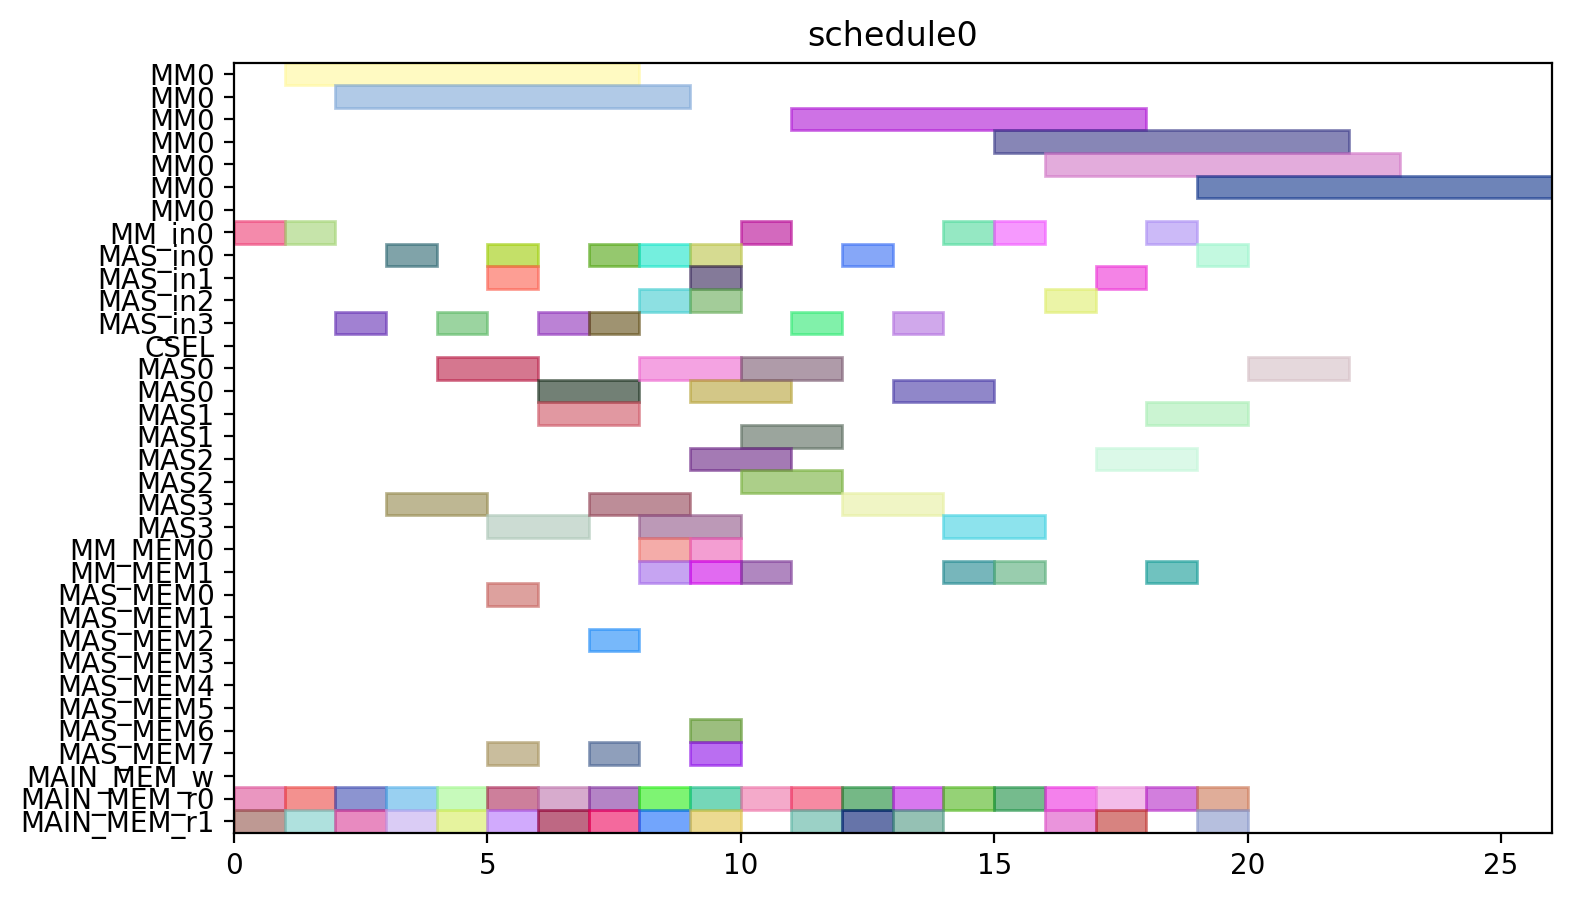

Write the Python code that produced this figure.
from pyschedule import Scenario, solvers, plotters, alt


def solve():
	horizon = 120
	S = Scenario("schedule0", horizon=horizon)

	# resource
	MM = S.Resources('MM', num=1, size=7)
	MM_in = S.Resources('MM_in', num=1)
	MAS_in = S.Resources('MAS_in', num=4)
	CSEL = S.Resource('CSEL')
	MAS = S.Resources('MAS', num=4, size=2, periods=range(1, horizon))
	MM_MEM = S.Resources('MM_MEM', num=2)
	MAS_MEM = S.Resources('MAS_MEM', num=8)
	MAIN_MEM_w = S.Resource('MAIN_MEM_w', size=1)
	MAIN_MEM_r = S.Resources('MAIN_MEM_r', num=2)

	# result of previous scheduling

	# new tasks
	c_qinv_denom_inv0 = S.Task('c_qinv_denom_inv0', length=7, delay_cost=1)
	c_qinv_denom_inv0 += alt(MM)
	c_qinv_denom_inv0_in = S.Task('c_qinv_denom_inv0_in', length=1, delay_cost=1)
	c_qinv_denom_inv0_in += alt(MM_in)
	S += c_qinv_denom_inv0_in*MM_in[0]<=c_qinv_denom_inv0*MM[0]
	c_qinv_denom_inv0_mem0 = S.Task('c_qinv_denom_inv0_mem0', length=1, delay_cost=1)
	c_qinv_denom_inv0_mem0 += MAIN_MEM_r[0]
	S += c_qinv_denom_inv0_mem0 <= c_qinv_denom_inv0

	c_qinv_denom_inv0_mem1 = S.Task('c_qinv_denom_inv0_mem1', length=1, delay_cost=1)
	c_qinv_denom_inv0_mem1 += MAIN_MEM_r[1]
	S += c_qinv_denom_inv0_mem1 <= c_qinv_denom_inv0

	c_qinv_denom_inv1_ = S.Task('c_qinv_denom_inv1_', length=7, delay_cost=1)
	c_qinv_denom_inv1_ += alt(MM)
	c_qinv_denom_inv1__in = S.Task('c_qinv_denom_inv1__in', length=1, delay_cost=1)
	c_qinv_denom_inv1__in += alt(MM_in)
	S += c_qinv_denom_inv1__in*MM_in[0]<=c_qinv_denom_inv1_*MM[0]
	c_qinv_denom_inv1__mem0 = S.Task('c_qinv_denom_inv1__mem0', length=1, delay_cost=1)
	c_qinv_denom_inv1__mem0 += MAIN_MEM_r[0]
	S += c_qinv_denom_inv1__mem0 <= c_qinv_denom_inv1_

	c_qinv_denom_inv1__mem1 = S.Task('c_qinv_denom_inv1__mem1', length=1, delay_cost=1)
	c_qinv_denom_inv1__mem1 += MAIN_MEM_r[1]
	S += c_qinv_denom_inv1__mem1 <= c_qinv_denom_inv1_

	c_qinv0_t2 = S.Task('c_qinv0_t2', length=2, delay_cost=1)
	c_qinv0_t2 += alt(MAS)
	c_qinv0_t2_in = S.Task('c_qinv0_t2_in', length=1, delay_cost=1)
	c_qinv0_t2_in += alt(MAS_in)
	S += c_qinv0_t2_in*MAS_in[0]<=c_qinv0_t2*MAS[0]

	S += c_qinv0_t2_in*MAS_in[1]<=c_qinv0_t2*MAS[1]

	S += c_qinv0_t2_in*MAS_in[2]<=c_qinv0_t2*MAS[2]

	S += c_qinv0_t2_in*MAS_in[3]<=c_qinv0_t2*MAS[3]

	c_qinv0_t2_mem0 = S.Task('c_qinv0_t2_mem0', length=1, delay_cost=1)
	c_qinv0_t2_mem0 += MAIN_MEM_r[0]
	S += c_qinv0_t2_mem0 <= c_qinv0_t2

	c_qinv0_t2_mem1 = S.Task('c_qinv0_t2_mem1', length=1, delay_cost=1)
	c_qinv0_t2_mem1 += MAIN_MEM_r[1]
	S += c_qinv0_t2_mem1 <= c_qinv0_t2

	c_qinv1__t2 = S.Task('c_qinv1__t2', length=2, delay_cost=1)
	c_qinv1__t2 += alt(MAS)
	c_qinv1__t2_in = S.Task('c_qinv1__t2_in', length=1, delay_cost=1)
	c_qinv1__t2_in += alt(MAS_in)
	S += c_qinv1__t2_in*MAS_in[0]<=c_qinv1__t2*MAS[0]

	S += c_qinv1__t2_in*MAS_in[1]<=c_qinv1__t2*MAS[1]

	S += c_qinv1__t2_in*MAS_in[2]<=c_qinv1__t2*MAS[2]

	S += c_qinv1__t2_in*MAS_in[3]<=c_qinv1__t2*MAS[3]

	c_qinv1__t2_mem0 = S.Task('c_qinv1__t2_mem0', length=1, delay_cost=1)
	c_qinv1__t2_mem0 += MAIN_MEM_r[0]
	S += c_qinv1__t2_mem0 <= c_qinv1__t2

	c_qinv1__t2_mem1 = S.Task('c_qinv1__t2_mem1', length=1, delay_cost=1)
	c_qinv1__t2_mem1 += MAIN_MEM_r[1]
	S += c_qinv1__t2_mem1 <= c_qinv1__t2

	c0_t0_t2 = S.Task('c0_t0_t2', length=2, delay_cost=1)
	c0_t0_t2 += alt(MAS)
	c0_t0_t2_in = S.Task('c0_t0_t2_in', length=1, delay_cost=1)
	c0_t0_t2_in += alt(MAS_in)
	S += c0_t0_t2_in*MAS_in[0]<=c0_t0_t2*MAS[0]

	S += c0_t0_t2_in*MAS_in[1]<=c0_t0_t2*MAS[1]

	S += c0_t0_t2_in*MAS_in[2]<=c0_t0_t2*MAS[2]

	S += c0_t0_t2_in*MAS_in[3]<=c0_t0_t2*MAS[3]

	c0_t0_t2_mem0 = S.Task('c0_t0_t2_mem0', length=1, delay_cost=1)
	c0_t0_t2_mem0 += MAIN_MEM_r[0]
	S += c0_t0_t2_mem0 <= c0_t0_t2

	c0_t0_t2_mem1 = S.Task('c0_t0_t2_mem1', length=1, delay_cost=1)
	c0_t0_t2_mem1 += MAIN_MEM_r[1]
	S += c0_t0_t2_mem1 <= c0_t0_t2

	c0_t1_t2 = S.Task('c0_t1_t2', length=2, delay_cost=1)
	c0_t1_t2 += alt(MAS)
	c0_t1_t2_in = S.Task('c0_t1_t2_in', length=1, delay_cost=1)
	c0_t1_t2_in += alt(MAS_in)
	S += c0_t1_t2_in*MAS_in[0]<=c0_t1_t2*MAS[0]

	S += c0_t1_t2_in*MAS_in[1]<=c0_t1_t2*MAS[1]

	S += c0_t1_t2_in*MAS_in[2]<=c0_t1_t2*MAS[2]

	S += c0_t1_t2_in*MAS_in[3]<=c0_t1_t2*MAS[3]

	c0_t1_t2_mem0 = S.Task('c0_t1_t2_mem0', length=1, delay_cost=1)
	c0_t1_t2_mem0 += MAIN_MEM_r[0]
	S += c0_t1_t2_mem0 <= c0_t1_t2

	c0_t1_t2_mem1 = S.Task('c0_t1_t2_mem1', length=1, delay_cost=1)
	c0_t1_t2_mem1 += MAIN_MEM_r[1]
	S += c0_t1_t2_mem1 <= c0_t1_t2

	c0_t20 = S.Task('c0_t20', length=2, delay_cost=1)
	c0_t20 += alt(MAS)
	c0_t20_in = S.Task('c0_t20_in', length=1, delay_cost=1)
	c0_t20_in += alt(MAS_in)
	S += c0_t20_in*MAS_in[0]<=c0_t20*MAS[0]

	S += c0_t20_in*MAS_in[1]<=c0_t20*MAS[1]

	S += c0_t20_in*MAS_in[2]<=c0_t20*MAS[2]

	S += c0_t20_in*MAS_in[3]<=c0_t20*MAS[3]

	c0_t20_mem0 = S.Task('c0_t20_mem0', length=1, delay_cost=1)
	c0_t20_mem0 += MAIN_MEM_r[0]
	S += c0_t20_mem0 <= c0_t20

	c0_t20_mem1 = S.Task('c0_t20_mem1', length=1, delay_cost=1)
	c0_t20_mem1 += MAIN_MEM_r[1]
	S += c0_t20_mem1 <= c0_t20

	c0_t21 = S.Task('c0_t21', length=2, delay_cost=1)
	c0_t21 += alt(MAS)
	c0_t21_in = S.Task('c0_t21_in', length=1, delay_cost=1)
	c0_t21_in += alt(MAS_in)
	S += c0_t21_in*MAS_in[0]<=c0_t21*MAS[0]

	S += c0_t21_in*MAS_in[1]<=c0_t21*MAS[1]

	S += c0_t21_in*MAS_in[2]<=c0_t21*MAS[2]

	S += c0_t21_in*MAS_in[3]<=c0_t21*MAS[3]

	c0_t21_mem0 = S.Task('c0_t21_mem0', length=1, delay_cost=1)
	c0_t21_mem0 += MAIN_MEM_r[0]
	S += c0_t21_mem0 <= c0_t21

	c0_t21_mem1 = S.Task('c0_t21_mem1', length=1, delay_cost=1)
	c0_t21_mem1 += MAIN_MEM_r[1]
	S += c0_t21_mem1 <= c0_t21

	c1_t0_t2 = S.Task('c1_t0_t2', length=2, delay_cost=1)
	c1_t0_t2 += alt(MAS)
	c1_t0_t2_in = S.Task('c1_t0_t2_in', length=1, delay_cost=1)
	c1_t0_t2_in += alt(MAS_in)
	S += c1_t0_t2_in*MAS_in[0]<=c1_t0_t2*MAS[0]

	S += c1_t0_t2_in*MAS_in[1]<=c1_t0_t2*MAS[1]

	S += c1_t0_t2_in*MAS_in[2]<=c1_t0_t2*MAS[2]

	S += c1_t0_t2_in*MAS_in[3]<=c1_t0_t2*MAS[3]

	c1_t0_t2_mem0 = S.Task('c1_t0_t2_mem0', length=1, delay_cost=1)
	c1_t0_t2_mem0 += MAIN_MEM_r[0]
	S += c1_t0_t2_mem0 <= c1_t0_t2

	c1_t0_t2_mem1 = S.Task('c1_t0_t2_mem1', length=1, delay_cost=1)
	c1_t0_t2_mem1 += MAIN_MEM_r[1]
	S += c1_t0_t2_mem1 <= c1_t0_t2

	c1_t1_t2 = S.Task('c1_t1_t2', length=2, delay_cost=1)
	c1_t1_t2 += alt(MAS)
	c1_t1_t2_in = S.Task('c1_t1_t2_in', length=1, delay_cost=1)
	c1_t1_t2_in += alt(MAS_in)
	S += c1_t1_t2_in*MAS_in[0]<=c1_t1_t2*MAS[0]

	S += c1_t1_t2_in*MAS_in[1]<=c1_t1_t2*MAS[1]

	S += c1_t1_t2_in*MAS_in[2]<=c1_t1_t2*MAS[2]

	S += c1_t1_t2_in*MAS_in[3]<=c1_t1_t2*MAS[3]

	c1_t1_t2_mem0 = S.Task('c1_t1_t2_mem0', length=1, delay_cost=1)
	c1_t1_t2_mem0 += MAIN_MEM_r[0]
	S += c1_t1_t2_mem0 <= c1_t1_t2

	c1_t1_t2_mem1 = S.Task('c1_t1_t2_mem1', length=1, delay_cost=1)
	c1_t1_t2_mem1 += MAIN_MEM_r[1]
	S += c1_t1_t2_mem1 <= c1_t1_t2

	c1_t20 = S.Task('c1_t20', length=2, delay_cost=1)
	c1_t20 += alt(MAS)
	c1_t20_in = S.Task('c1_t20_in', length=1, delay_cost=1)
	c1_t20_in += alt(MAS_in)
	S += c1_t20_in*MAS_in[0]<=c1_t20*MAS[0]

	S += c1_t20_in*MAS_in[1]<=c1_t20*MAS[1]

	S += c1_t20_in*MAS_in[2]<=c1_t20*MAS[2]

	S += c1_t20_in*MAS_in[3]<=c1_t20*MAS[3]

	c1_t20_mem0 = S.Task('c1_t20_mem0', length=1, delay_cost=1)
	c1_t20_mem0 += MAIN_MEM_r[0]
	S += c1_t20_mem0 <= c1_t20

	c1_t20_mem1 = S.Task('c1_t20_mem1', length=1, delay_cost=1)
	c1_t20_mem1 += MAIN_MEM_r[1]
	S += c1_t20_mem1 <= c1_t20

	c1_t21 = S.Task('c1_t21', length=2, delay_cost=1)
	c1_t21 += alt(MAS)
	c1_t21_in = S.Task('c1_t21_in', length=1, delay_cost=1)
	c1_t21_in += alt(MAS_in)
	S += c1_t21_in*MAS_in[0]<=c1_t21*MAS[0]

	S += c1_t21_in*MAS_in[1]<=c1_t21*MAS[1]

	S += c1_t21_in*MAS_in[2]<=c1_t21*MAS[2]

	S += c1_t21_in*MAS_in[3]<=c1_t21*MAS[3]

	c1_t21_mem0 = S.Task('c1_t21_mem0', length=1, delay_cost=1)
	c1_t21_mem0 += MAIN_MEM_r[0]
	S += c1_t21_mem0 <= c1_t21

	c1_t21_mem1 = S.Task('c1_t21_mem1', length=1, delay_cost=1)
	c1_t21_mem1 += MAIN_MEM_r[1]
	S += c1_t21_mem1 <= c1_t21

	c2_t0_t2 = S.Task('c2_t0_t2', length=2, delay_cost=1)
	c2_t0_t2 += alt(MAS)
	c2_t0_t2_in = S.Task('c2_t0_t2_in', length=1, delay_cost=1)
	c2_t0_t2_in += alt(MAS_in)
	S += c2_t0_t2_in*MAS_in[0]<=c2_t0_t2*MAS[0]

	S += c2_t0_t2_in*MAS_in[1]<=c2_t0_t2*MAS[1]

	S += c2_t0_t2_in*MAS_in[2]<=c2_t0_t2*MAS[2]

	S += c2_t0_t2_in*MAS_in[3]<=c2_t0_t2*MAS[3]

	c2_t0_t2_mem0 = S.Task('c2_t0_t2_mem0', length=1, delay_cost=1)
	c2_t0_t2_mem0 += MAIN_MEM_r[0]
	S += c2_t0_t2_mem0 <= c2_t0_t2

	c2_t0_t2_mem1 = S.Task('c2_t0_t2_mem1', length=1, delay_cost=1)
	c2_t0_t2_mem1 += MAIN_MEM_r[1]
	S += c2_t0_t2_mem1 <= c2_t0_t2

	c2_t1_t2 = S.Task('c2_t1_t2', length=2, delay_cost=1)
	c2_t1_t2 += alt(MAS)
	c2_t1_t2_in = S.Task('c2_t1_t2_in', length=1, delay_cost=1)
	c2_t1_t2_in += alt(MAS_in)
	S += c2_t1_t2_in*MAS_in[0]<=c2_t1_t2*MAS[0]

	S += c2_t1_t2_in*MAS_in[1]<=c2_t1_t2*MAS[1]

	S += c2_t1_t2_in*MAS_in[2]<=c2_t1_t2*MAS[2]

	S += c2_t1_t2_in*MAS_in[3]<=c2_t1_t2*MAS[3]

	c2_t1_t2_mem0 = S.Task('c2_t1_t2_mem0', length=1, delay_cost=1)
	c2_t1_t2_mem0 += MAIN_MEM_r[0]
	S += c2_t1_t2_mem0 <= c2_t1_t2

	c2_t1_t2_mem1 = S.Task('c2_t1_t2_mem1', length=1, delay_cost=1)
	c2_t1_t2_mem1 += MAIN_MEM_r[1]
	S += c2_t1_t2_mem1 <= c2_t1_t2

	c2_t20 = S.Task('c2_t20', length=2, delay_cost=1)
	c2_t20 += alt(MAS)
	c2_t20_in = S.Task('c2_t20_in', length=1, delay_cost=1)
	c2_t20_in += alt(MAS_in)
	S += c2_t20_in*MAS_in[0]<=c2_t20*MAS[0]

	S += c2_t20_in*MAS_in[1]<=c2_t20*MAS[1]

	S += c2_t20_in*MAS_in[2]<=c2_t20*MAS[2]

	S += c2_t20_in*MAS_in[3]<=c2_t20*MAS[3]

	c2_t20_mem0 = S.Task('c2_t20_mem0', length=1, delay_cost=1)
	c2_t20_mem0 += MAIN_MEM_r[0]
	S += c2_t20_mem0 <= c2_t20

	c2_t20_mem1 = S.Task('c2_t20_mem1', length=1, delay_cost=1)
	c2_t20_mem1 += MAIN_MEM_r[1]
	S += c2_t20_mem1 <= c2_t20

	c2_t21 = S.Task('c2_t21', length=2, delay_cost=1)
	c2_t21 += alt(MAS)
	c2_t21_in = S.Task('c2_t21_in', length=1, delay_cost=1)
	c2_t21_in += alt(MAS_in)
	S += c2_t21_in*MAS_in[0]<=c2_t21*MAS[0]

	S += c2_t21_in*MAS_in[1]<=c2_t21*MAS[1]

	S += c2_t21_in*MAS_in[2]<=c2_t21*MAS[2]

	S += c2_t21_in*MAS_in[3]<=c2_t21*MAS[3]

	c2_t21_mem0 = S.Task('c2_t21_mem0', length=1, delay_cost=1)
	c2_t21_mem0 += MAIN_MEM_r[0]
	S += c2_t21_mem0 <= c2_t21

	c2_t21_mem1 = S.Task('c2_t21_mem1', length=1, delay_cost=1)
	c2_t21_mem1 += MAIN_MEM_r[1]
	S += c2_t21_mem1 <= c2_t21

	c_qinv0_t0 = S.Task('c_qinv0_t0', length=7, delay_cost=1)
	c_qinv0_t0 += alt(MM)
	c_qinv0_t0_in = S.Task('c_qinv0_t0_in', length=1, delay_cost=1)
	c_qinv0_t0_in += alt(MM_in)
	S += c_qinv0_t0_in*MM_in[0]<=c_qinv0_t0*MM[0]
	c_qinv0_t0_mem0 = S.Task('c_qinv0_t0_mem0', length=1, delay_cost=1)
	c_qinv0_t0_mem0 += MAIN_MEM_r[0]
	S += c_qinv0_t0_mem0 <= c_qinv0_t0

	c_qinv0_t0_mem1 = S.Task('c_qinv0_t0_mem1', length=1, delay_cost=1)
	c_qinv0_t0_mem1 += alt(MM_MEM)
	S += (c_qinv_denom_inv0*MM[0])-1 < c_qinv0_t0_mem1*MM_MEM[1]
	S += c_qinv0_t0_mem1 <= c_qinv0_t0

	c_qinv0_t1 = S.Task('c_qinv0_t1', length=7, delay_cost=1)
	c_qinv0_t1 += alt(MM)
	c_qinv0_t1_in = S.Task('c_qinv0_t1_in', length=1, delay_cost=1)
	c_qinv0_t1_in += alt(MM_in)
	S += c_qinv0_t1_in*MM_in[0]<=c_qinv0_t1*MM[0]
	c_qinv0_t1_mem0 = S.Task('c_qinv0_t1_mem0', length=1, delay_cost=1)
	c_qinv0_t1_mem0 += MAIN_MEM_r[0]
	S += c_qinv0_t1_mem0 <= c_qinv0_t1

	c_qinv0_t1_mem1 = S.Task('c_qinv0_t1_mem1', length=1, delay_cost=1)
	c_qinv0_t1_mem1 += alt(MM_MEM)
	S += (c_qinv_denom_inv1_*MM[0])-1 < c_qinv0_t1_mem1*MM_MEM[1]
	S += c_qinv0_t1_mem1 <= c_qinv0_t1

	c_qinv0_t3 = S.Task('c_qinv0_t3', length=2, delay_cost=1)
	c_qinv0_t3 += alt(MAS)
	c_qinv0_t3_in = S.Task('c_qinv0_t3_in', length=1, delay_cost=1)
	c_qinv0_t3_in += alt(MAS_in)
	S += c_qinv0_t3_in*MAS_in[0]<=c_qinv0_t3*MAS[0]

	S += c_qinv0_t3_in*MAS_in[1]<=c_qinv0_t3*MAS[1]

	S += c_qinv0_t3_in*MAS_in[2]<=c_qinv0_t3*MAS[2]

	S += c_qinv0_t3_in*MAS_in[3]<=c_qinv0_t3*MAS[3]

	c_qinv0_t3_mem0 = S.Task('c_qinv0_t3_mem0', length=1, delay_cost=1)
	c_qinv0_t3_mem0 += alt(MM_MEM)
	S += (c_qinv_denom_inv0*MM[0])-1 < c_qinv0_t3_mem0*MM_MEM[0]
	S += c_qinv0_t3_mem0 <= c_qinv0_t3

	c_qinv0_t3_mem1 = S.Task('c_qinv0_t3_mem1', length=1, delay_cost=1)
	c_qinv0_t3_mem1 += alt(MM_MEM)
	S += (c_qinv_denom_inv1_*MM[0])-1 < c_qinv0_t3_mem1*MM_MEM[1]
	S += c_qinv0_t3_mem1 <= c_qinv0_t3

	c_qinv1__t0 = S.Task('c_qinv1__t0', length=7, delay_cost=1)
	c_qinv1__t0 += alt(MM)
	c_qinv1__t0_in = S.Task('c_qinv1__t0_in', length=1, delay_cost=1)
	c_qinv1__t0_in += alt(MM_in)
	S += c_qinv1__t0_in*MM_in[0]<=c_qinv1__t0*MM[0]
	c_qinv1__t0_mem0 = S.Task('c_qinv1__t0_mem0', length=1, delay_cost=1)
	c_qinv1__t0_mem0 += MAIN_MEM_r[0]
	S += c_qinv1__t0_mem0 <= c_qinv1__t0

	c_qinv1__t0_mem1 = S.Task('c_qinv1__t0_mem1', length=1, delay_cost=1)
	c_qinv1__t0_mem1 += alt(MM_MEM)
	S += (c_qinv_denom_inv0*MM[0])-1 < c_qinv1__t0_mem1*MM_MEM[1]
	S += c_qinv1__t0_mem1 <= c_qinv1__t0

	c_qinv1__t1 = S.Task('c_qinv1__t1', length=7, delay_cost=1)
	c_qinv1__t1 += alt(MM)
	c_qinv1__t1_in = S.Task('c_qinv1__t1_in', length=1, delay_cost=1)
	c_qinv1__t1_in += alt(MM_in)
	S += c_qinv1__t1_in*MM_in[0]<=c_qinv1__t1*MM[0]
	c_qinv1__t1_mem0 = S.Task('c_qinv1__t1_mem0', length=1, delay_cost=1)
	c_qinv1__t1_mem0 += MAIN_MEM_r[0]
	S += c_qinv1__t1_mem0 <= c_qinv1__t1

	c_qinv1__t1_mem1 = S.Task('c_qinv1__t1_mem1', length=1, delay_cost=1)
	c_qinv1__t1_mem1 += alt(MM_MEM)
	S += (c_qinv_denom_inv1_*MM[0])-1 < c_qinv1__t1_mem1*MM_MEM[1]
	S += c_qinv1__t1_mem1 <= c_qinv1__t1

	c_qinv1__t3 = S.Task('c_qinv1__t3', length=2, delay_cost=1)
	c_qinv1__t3 += alt(MAS)
	c_qinv1__t3_in = S.Task('c_qinv1__t3_in', length=1, delay_cost=1)
	c_qinv1__t3_in += alt(MAS_in)
	S += c_qinv1__t3_in*MAS_in[0]<=c_qinv1__t3*MAS[0]

	S += c_qinv1__t3_in*MAS_in[1]<=c_qinv1__t3*MAS[1]

	S += c_qinv1__t3_in*MAS_in[2]<=c_qinv1__t3*MAS[2]

	S += c_qinv1__t3_in*MAS_in[3]<=c_qinv1__t3*MAS[3]

	c_qinv1__t3_mem0 = S.Task('c_qinv1__t3_mem0', length=1, delay_cost=1)
	c_qinv1__t3_mem0 += alt(MM_MEM)
	S += (c_qinv_denom_inv0*MM[0])-1 < c_qinv1__t3_mem0*MM_MEM[0]
	S += c_qinv1__t3_mem0 <= c_qinv1__t3

	c_qinv1__t3_mem1 = S.Task('c_qinv1__t3_mem1', length=1, delay_cost=1)
	c_qinv1__t3_mem1 += alt(MM_MEM)
	S += (c_qinv_denom_inv1_*MM[0])-1 < c_qinv1__t3_mem1*MM_MEM[1]
	S += c_qinv1__t3_mem1 <= c_qinv1__t3

	c0_t4_t2 = S.Task('c0_t4_t2', length=2, delay_cost=1)
	c0_t4_t2 += alt(MAS)
	c0_t4_t2_in = S.Task('c0_t4_t2_in', length=1, delay_cost=1)
	c0_t4_t2_in += alt(MAS_in)
	S += c0_t4_t2_in*MAS_in[0]<=c0_t4_t2*MAS[0]

	S += c0_t4_t2_in*MAS_in[1]<=c0_t4_t2*MAS[1]

	S += c0_t4_t2_in*MAS_in[2]<=c0_t4_t2*MAS[2]

	S += c0_t4_t2_in*MAS_in[3]<=c0_t4_t2*MAS[3]

	c0_t4_t2_mem0 = S.Task('c0_t4_t2_mem0', length=1, delay_cost=1)
	c0_t4_t2_mem0 += alt(MAS_MEM)
	S += (c0_t20*MAS[0])-1 < c0_t4_t2_mem0*MAS_MEM[0]
	S += (c0_t20*MAS[1])-1 < c0_t4_t2_mem0*MAS_MEM[2]
	S += (c0_t20*MAS[2])-1 < c0_t4_t2_mem0*MAS_MEM[4]
	S += (c0_t20*MAS[3])-1 < c0_t4_t2_mem0*MAS_MEM[6]
	S += c0_t4_t2_mem0 <= c0_t4_t2

	c0_t4_t2_mem1 = S.Task('c0_t4_t2_mem1', length=1, delay_cost=1)
	c0_t4_t2_mem1 += alt(MAS_MEM)
	S += (c0_t21*MAS[0])-1 < c0_t4_t2_mem1*MAS_MEM[1]
	S += (c0_t21*MAS[1])-1 < c0_t4_t2_mem1*MAS_MEM[3]
	S += (c0_t21*MAS[2])-1 < c0_t4_t2_mem1*MAS_MEM[5]
	S += (c0_t21*MAS[3])-1 < c0_t4_t2_mem1*MAS_MEM[7]
	S += c0_t4_t2_mem1 <= c0_t4_t2

	c1_t4_t2 = S.Task('c1_t4_t2', length=2, delay_cost=1)
	c1_t4_t2 += alt(MAS)
	c1_t4_t2_in = S.Task('c1_t4_t2_in', length=1, delay_cost=1)
	c1_t4_t2_in += alt(MAS_in)
	S += c1_t4_t2_in*MAS_in[0]<=c1_t4_t2*MAS[0]

	S += c1_t4_t2_in*MAS_in[1]<=c1_t4_t2*MAS[1]

	S += c1_t4_t2_in*MAS_in[2]<=c1_t4_t2*MAS[2]

	S += c1_t4_t2_in*MAS_in[3]<=c1_t4_t2*MAS[3]

	c1_t4_t2_mem0 = S.Task('c1_t4_t2_mem0', length=1, delay_cost=1)
	c1_t4_t2_mem0 += alt(MAS_MEM)
	S += (c1_t20*MAS[0])-1 < c1_t4_t2_mem0*MAS_MEM[0]
	S += (c1_t20*MAS[1])-1 < c1_t4_t2_mem0*MAS_MEM[2]
	S += (c1_t20*MAS[2])-1 < c1_t4_t2_mem0*MAS_MEM[4]
	S += (c1_t20*MAS[3])-1 < c1_t4_t2_mem0*MAS_MEM[6]
	S += c1_t4_t2_mem0 <= c1_t4_t2

	c1_t4_t2_mem1 = S.Task('c1_t4_t2_mem1', length=1, delay_cost=1)
	c1_t4_t2_mem1 += alt(MAS_MEM)
	S += (c1_t21*MAS[0])-1 < c1_t4_t2_mem1*MAS_MEM[1]
	S += (c1_t21*MAS[1])-1 < c1_t4_t2_mem1*MAS_MEM[3]
	S += (c1_t21*MAS[2])-1 < c1_t4_t2_mem1*MAS_MEM[5]
	S += (c1_t21*MAS[3])-1 < c1_t4_t2_mem1*MAS_MEM[7]
	S += c1_t4_t2_mem1 <= c1_t4_t2

	c2_t4_t2 = S.Task('c2_t4_t2', length=2, delay_cost=1)
	c2_t4_t2 += alt(MAS)
	c2_t4_t2_in = S.Task('c2_t4_t2_in', length=1, delay_cost=1)
	c2_t4_t2_in += alt(MAS_in)
	S += c2_t4_t2_in*MAS_in[0]<=c2_t4_t2*MAS[0]

	S += c2_t4_t2_in*MAS_in[1]<=c2_t4_t2*MAS[1]

	S += c2_t4_t2_in*MAS_in[2]<=c2_t4_t2*MAS[2]

	S += c2_t4_t2_in*MAS_in[3]<=c2_t4_t2*MAS[3]

	c2_t4_t2_mem0 = S.Task('c2_t4_t2_mem0', length=1, delay_cost=1)
	c2_t4_t2_mem0 += alt(MAS_MEM)
	S += (c2_t20*MAS[0])-1 < c2_t4_t2_mem0*MAS_MEM[0]
	S += (c2_t20*MAS[1])-1 < c2_t4_t2_mem0*MAS_MEM[2]
	S += (c2_t20*MAS[2])-1 < c2_t4_t2_mem0*MAS_MEM[4]
	S += (c2_t20*MAS[3])-1 < c2_t4_t2_mem0*MAS_MEM[6]
	S += c2_t4_t2_mem0 <= c2_t4_t2

	c2_t4_t2_mem1 = S.Task('c2_t4_t2_mem1', length=1, delay_cost=1)
	c2_t4_t2_mem1 += alt(MAS_MEM)
	S += (c2_t21*MAS[0])-1 < c2_t4_t2_mem1*MAS_MEM[1]
	S += (c2_t21*MAS[1])-1 < c2_t4_t2_mem1*MAS_MEM[3]
	S += (c2_t21*MAS[2])-1 < c2_t4_t2_mem1*MAS_MEM[5]
	S += (c2_t21*MAS[3])-1 < c2_t4_t2_mem1*MAS_MEM[7]
	S += c2_t4_t2_mem1 <= c2_t4_t2

	solvers.mip.solve(S,msg=1,kind='CPLEX',ratio_gap=1.01)

	solution = [['hoge']*len(S.solution()[1]) for i in range(len(S.solution()))]
	for i in range(len(S.solution())):
		for j in range(len(S.solution()[i])):
			solution[i][j]=str(S.solution()[i][j])
	print(solution)

	cycles = int(solution[-1][3])

	pic_file_name = "/home/mfukuda/ABE/multiRAM_multiMAS_16mux/scheduling_result/stage7MM1_stage2MAS4/FP12_INV_AFTER_FPINV/schedule0.png"
	if(S.solution() != []):
		plotters.matplotlib.plot(S,img_filename=pic_file_name, show_task_labels=False, fig_size=(cycles*0.25+3, 5))

	return solution
